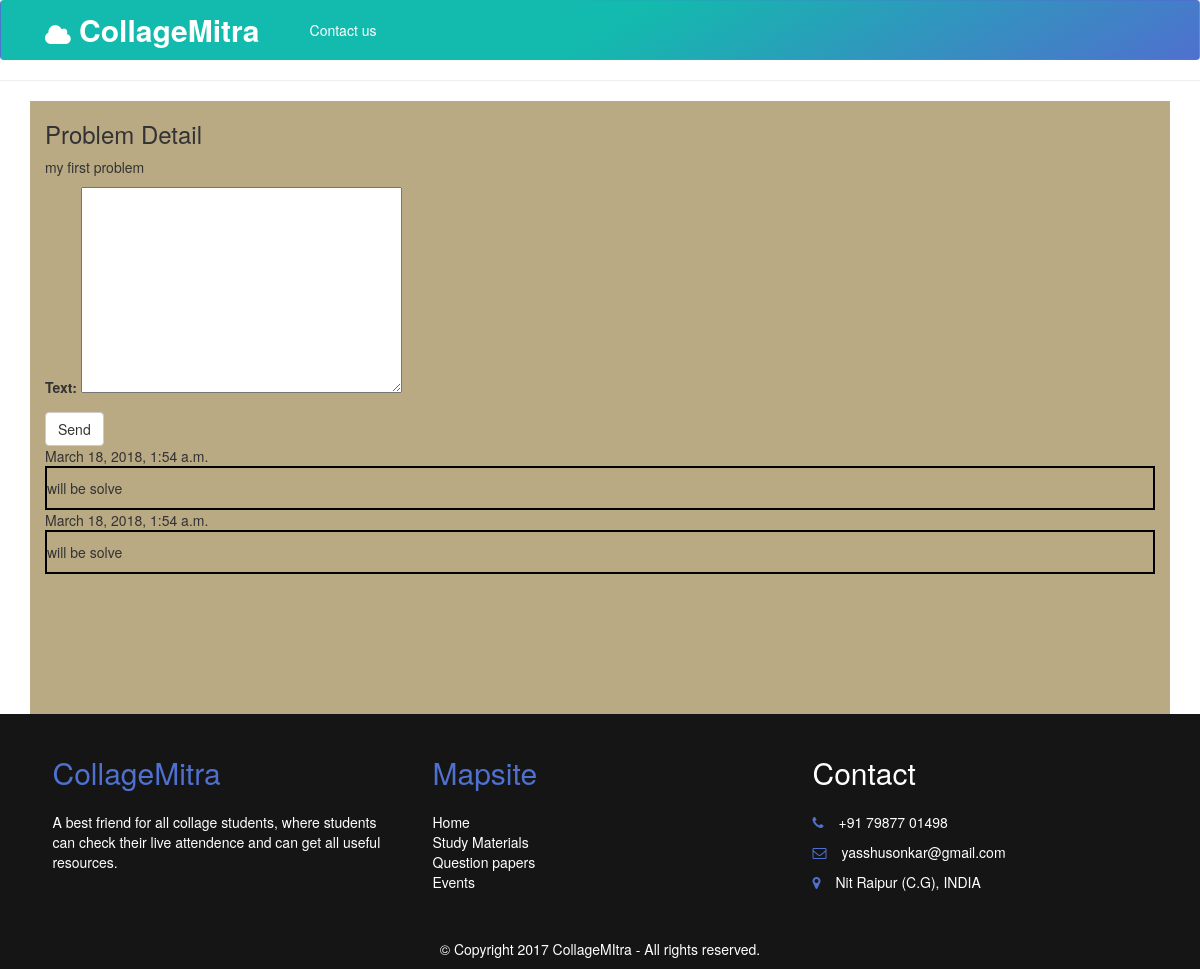
Page /studteach/prob/1/ on the committed database.
### studteach/models.py (models this page shows, shortened)
class Problem1(models.Model):
	probl = models.CharField(max_length=500)
	user = models.ForeignKey(User,on_delete=models.CASCADE,)
	created = models.DateTimeField(auto_now_add=True)
	updated = models.DateTimeField(auto_now=True)

class Comment(models.Model):
	prob = models.ForeignKey(Problem1, related_name='comments',on_delete=models.CASCADE,)
	author = models.CharField(max_length=200)
	text = models.TextField()
	created_date = models.DateTimeField(auto_now_add=True)
	approved_comment = models.BooleanField(default=False)

### studteach/views.py (the view, shortened to what this page needs)
# urls.py: url(r'^prob/(?P<pk>\d+)/$', Prob_detail.as_view(), name='prob_detail'),
class Prob_detail(TemplateView):
	template_name = 'studteach/prob_detail.html'
	def get(self,request,pk):
		prob =Problem1.objects.get(pk=pk)
		form = CommentForm()
		args = {'form':form,'prob':prob}
		return render(request, self.template_name ,args)

### studteach/forms.py
class CommentForm(forms.ModelForm):
	class Meta:
		model = Comment
		fields = ( 'text',)

### studteach/templates/studteach/prob_detail.html (shortened to what this page needs)
{% extends 'base.html' %}
{% block body %}
<hr>
<div class="container"  style="background-color: #baaa84">
<h3>Problem Detail</h3>
<p>{{ prob.probl }}</p>
<form method="POST" >
        {{ form.as_p }}
        <button type="submit" class="save btn btn-default">Send</button>
    </form>
{% for comment in prob.comments.all %}
    <div class="comment">
        <div class="date">{{ comment.created_date }}</div>
        <div style="border: 2px solid black">
        <p>{{ comment.text|linebreaks }}</p>
        </div>
    </div>
{% empty %}
    <p>No comments here yet :(</p>
{% endfor %}
<br>
    <br>
    <br>
    <br>
    <br>
    <br>
    <br></div>
    <div class="bg-dark text-white">
    <div class="container">
      <div class="row">
        <div class="p-4 col-md-4">
          <h2 class="mb-4 text-secondary">CollageMitra</h2>
          <p class="text-white">A best friend for all collage students, where students can check their live attendence and can get all useful resources.</p>
        </div>
        <div class="p-4 col-md-4">
          <h2 class="mb-4 text-secondary">Mapsite</h2>
          <ul class="list-unstyled">
            <a href="#" class="text-white">Home</a>
            <br>
            <a href="#" class="text-white">Study Materials</a>
            <br>
            <a href="#" class="text-white">Question papers</a>
            <br>
            <a href="#" class="text-white">Events</a>
          </ul>
        </div>
        <div class="p-4 col-md-4" id="contact">
          <h2 class="mb-4">Contact</h2>
          <p>
            <a href="tel:+246 - 542 550 5462" class="text-white"><i class="fa d-inline mr-3 text-secondary fa-phone"></i>+</a>91 79877 01498</p>
          <p>
            <a href="mailto:info@pingendo.com" class="text-white"><i class="fa d-inline mr-3 text-secondary fa-envelope-o"></i>y</a>asshusonkar@gmail.com</p>
          <p>
            <a href="https://goo.gl/maps/AUq7b9W7yYJ2" class="text-white" target="_blank"><i class="fa d-inline mr-3 fa-map-marker text-secondary"></i>N</a>it Raipur (C.G), INDIA</p>
        </div>
      </div>
      <div class="row">
        <div class="col-md-12 mt-3">
          <p class="text-center text-white">© Copyright 2017 CollageMItra - All rights reserved. </p>
        </div>
      </div>
    </div>
  </div>
{% endblock %}

### studteach/templates/base.html (style rules this page uses)
p { font-size:20 px; }

### rows in the picture
Problem1: probl "my first problem"
Comment: created_date "March 18, 2018, 1:54 a.m.", text "will be solve"
Comment: created_date "March 18, 2018, 1:54 a.m.", text "will be solve"
